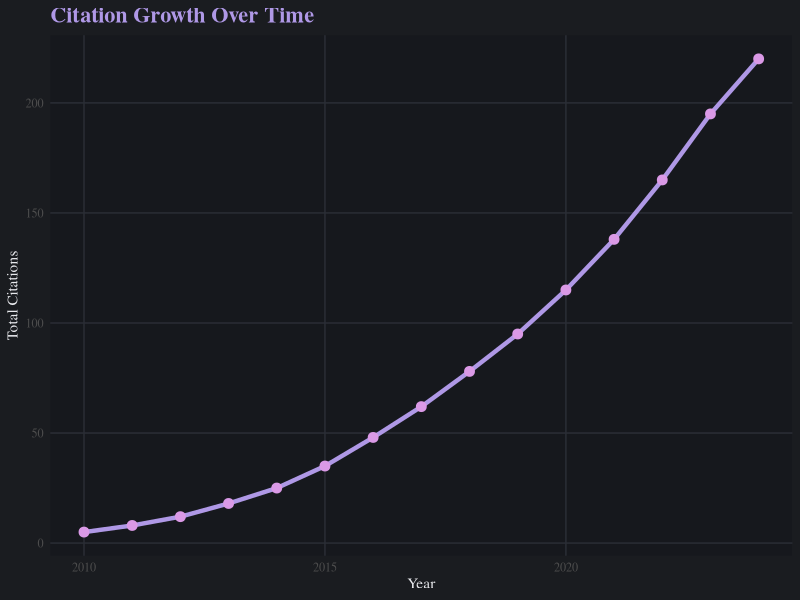

Recreate this plot in R.
## ---- chunk 1
#| echo: false
#| message: false
#| warning: false

# You can add scholar package code here to pull real citation metrics
# library(scholar)
# id <- "YOUR_GOOGLE_SCHOLAR_ID"
# walker_citations <- get_profile(id)

# For now, placeholder
library(ggplot2)
library(dplyr)

# Simulated data
years <- 2010:2024
citations <- c(5, 8, 12, 18, 25, 35, 48, 62, 78, 95, 115, 138, 165, 195, 220)

citation_data <- data.frame(
  Year = years,
  Citations = citations
)

ggplot(citation_data, aes(x = Year, y = Citations)) +
  geom_line(color = "#AF98E6", size = 1.5) +
  geom_point(color = "#DA99E6", size = 3) +
  theme_minimal() +
  labs(
    title = "Citation Growth Over Time",
    x = "Year",
    y = "Total Citations"
  ) +
  theme(
    plot.background = element_rect(fill = "#1a1c20", color = NA),
    panel.background = element_rect(fill = "#16181d", color = NA),
    panel.grid.major = element_line(color = "#2a2d35", size = 0.5),
    panel.grid.minor = element_blank(),
    text = element_text(color = "#e8e9ed", family = "serif"),
    plot.title = element_text(size = 16, face = "bold", color = "#AF98E6")
  )
